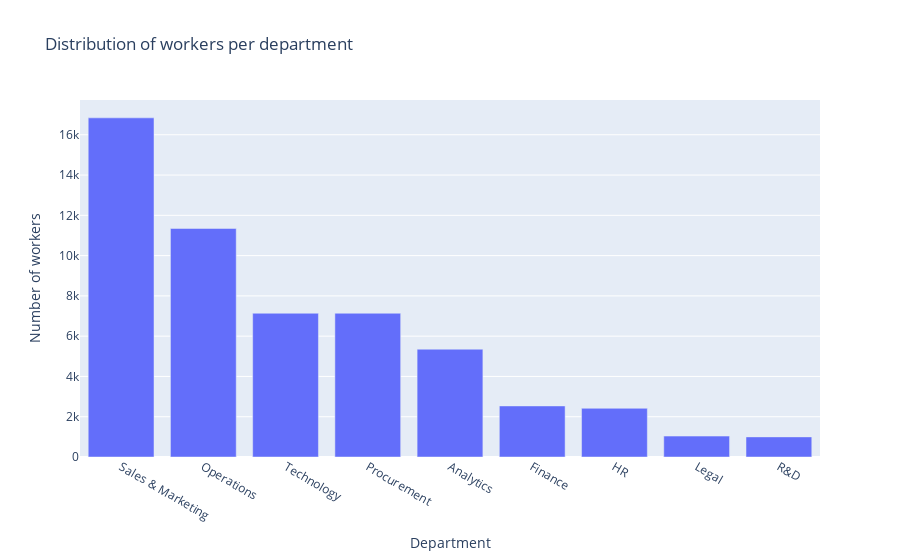

Here is the notebook cell this chart was saved with:
### Code cell
data = [go.Bar(x=df_department['department'] , y=df_department['total_people'], name= "Departments")]
layout = go.Layout(title = "Distribution of workers per department", xaxis_title = "Department", yaxis_title = "Number of workers")
fig = go.Figure(data = data, layout = layout)
fig.show()

### Figure 1 — Plotly figure (JSON) as saved in the notebook; plotly's stock layout.template omitted (floating-point values rounded to 4 significant figures)
{"data": [{"name": "Departments", "type": "bar", "x": ["Sales & Marketing", "Operations", "Technology", "Procurement", "Analytics", "Finance", "HR", "Legal", "R&D"], "y": [16840, 11348, 7138, 7138, 5352, 2536, 2418, 1039, 999]}], "layout": {"title": {"text": "Distribution of workers per department"}, "xaxis": {"title": {"text": "Department"}}, "yaxis": {"title": {"text": "Number of workers"}}}}
